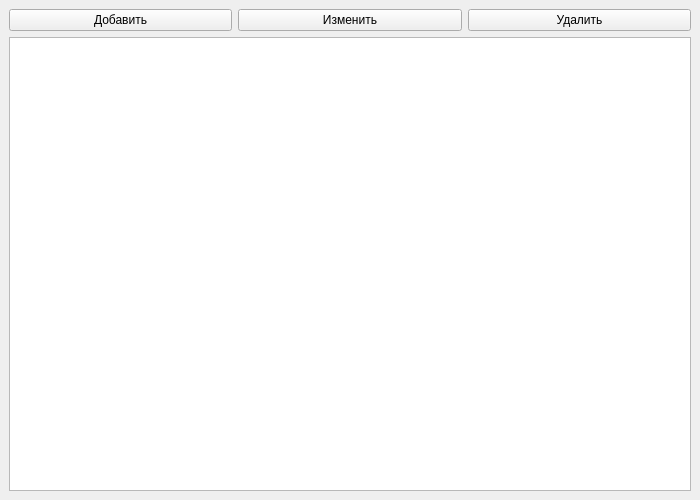
<?xml version="1.0" encoding="UTF-8"?>
<ui version="4.0">
 <class>MainWindow</class>
 <widget class="QMainWindow" name="MainWindow">
  <property name="geometry"><rect><x>0</x><y>0</y><width>700</width><height>500</height></rect></property>
  <widget class="QWidget" name="centralwidget">
   <layout class="QVBoxLayout" name="verticalLayout">
    <item>
     <layout class="QHBoxLayout" name="horizontalLayout">
      <item><widget class="QPushButton" name="add_btn"><property name="text"><string>Добавить</string></property></widget></item>
      <item><widget class="QPushButton" name="edit_btn"><property name="text"><string>Изменить</string></property></widget></item>
      <item><widget class="QPushButton" name="del_btn"><property name="text"><string>Удалить</string></property></widget></item>
     </layout>
    </item>
    <item><widget class="QTableWidget" name="tableWidget"><property name="selectionBehavior"><enum>QAbstractItemView::SelectRows</enum></property></widget></item>
   </layout>
  </widget>
 </widget>
</ui>
